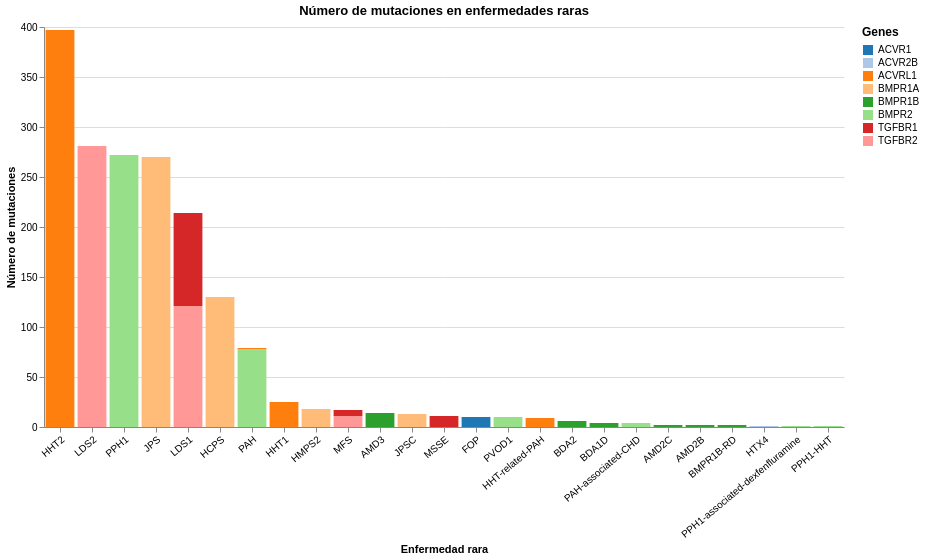

Notebook code for this chart:
### Code cell
import altair as alt

# Crear el gráfico
chart = alt.Chart(df).transform_aggregate(
    unique_aa_mutation='distinct(Protein change)',
    groupby=['GeneSymbol', 'Condition', 'Protein change']
).mark_bar().encode(
    y=alt.Y('count(unique_aa_mutation):Q', title='Número de mutaciones'),
    x=alt.X('Condition', sort='-y', title='Enfermedad rara', axis=alt.Axis(
        labelAngle=-40, labelFontSize=10)
    ),
    color=alt.Color('GeneSymbol', scale=alt.Scale(scheme='category20'), title='Genes')
).properties(
    title="Número de mutaciones en enfermedades raras",
    width=800,  # Aumentar el ancho del gráfico
    height=400  # Mantener el alto del gráfico
).configure_legend(
    orient='right',  # Colocar la leyenda a la derecha
    labelLimit=200,  # Ajustar el límite de longitud de las etiquetas de la leyenda
    titleFontSize=12,  # Tamaño de fuente del título de la leyenda
    labelFontSize=10,  # Tamaño de fuente de las etiquetas de la leyenda
)

# Ajustar la vista del gráfico
chart = chart.configure_view(
    stroke=None,  # Eliminar el borde del gráfico
    clip=False,  # Aumentar el padding para dar más espacio
    discreteWidth=1
)

chart

### Figure 1 — Vega-Lite specification as saved in the notebook (floating-point values rounded to 4 significant figures; data arrays with more than 128 entries replaced by an {"elided": "..."} marker saying what was removed)
{"config": {"view": {"continuousWidth": 300, "continuousHeight": 300, "clip": false, "discreteWidth": 1, "stroke": null}, "legend": {"labelFontSize": 10, "labelLimit": 200, "orient": "right", "titleFontSize": 12}}, "data": {"name": "data-dfaa6f8d3656fe33c628ed053398586a"}, "mark": {"type": "bar"}, "encoding": {"color": {"field": "GeneSymbol", "scale": {"scheme": "category20"}, "title": "Genes", "type": "nominal"}, "x": {"axis": {"labelAngle": -40, "labelFontSize": 10}, "field": "Condition", "sort": "-y", "title": "Enfermedad rara", "type": "nominal"}, "y": {"aggregate": "count", "field": "unique_aa_mutation", "title": "Número de mutaciones", "type": "quantitative"}}, "height": 400, "title": "Número de mutaciones en enfermedades raras", "transform": [{"aggregate": [{"op": "distinct", "field": "Protein change", "as": "unique_aa_mutation"}], "groupby": ["GeneSymbol", "Condition", "Protein change"]}], "width": 800, "$schema": "https://vega.github.io/schema/vega-lite/v5.16.3.json", "datasets": {"data-dfaa6f8d3656fe33c628ed053398586a": {"elided": "3136 records"}}}
